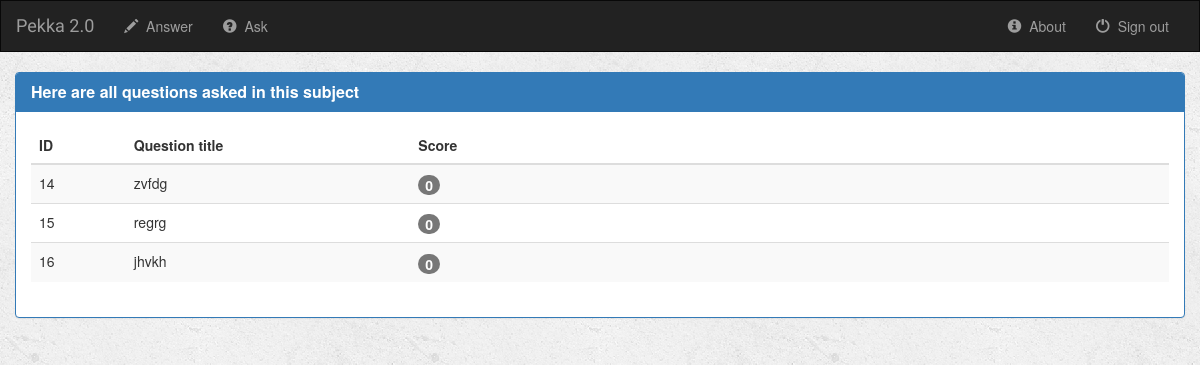
/pekka/TDT4110_a/, run on an earlier commit of the app's database.
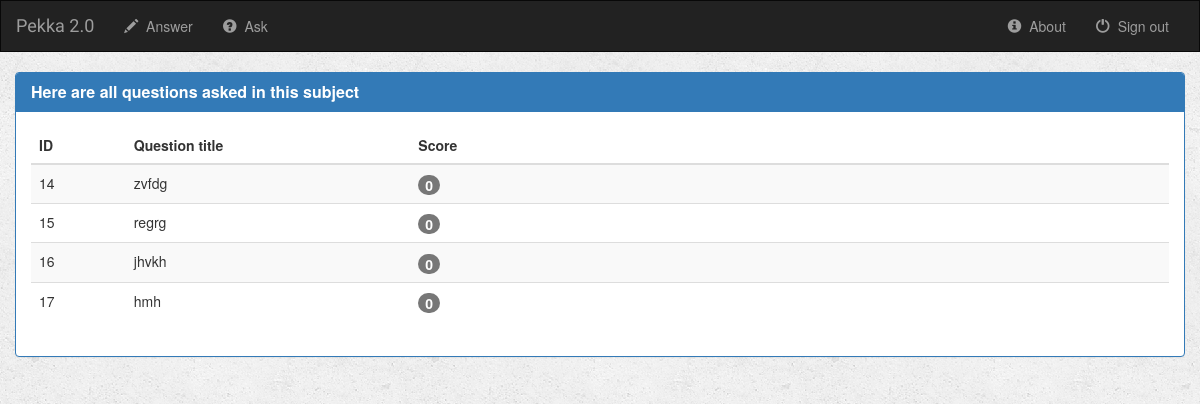
And on a later commit of the database.
### pekka/models.py (models this page shows, shortened)
class Question(models.Model):
    author = models.ForeignKey(User, default=1)
    question_title = models.CharField(max_length=100)
    question_content = models.CharField(max_length=2000)
    is_answered = models.BooleanField(default=False)
    sub_code = models.CharField(max_length=10)
    ask_time = models.DateTimeField(default='2017-4-17T09:21:31+0000')
    def get_score(self):
        up = QuestionVotes.objects.filter(question=self, val=+1)
        down = QuestionVotes.objects.filter(question=self, val=-1)
        res = up.count()-down.count()
        return res

### pekka/views.py (the view)
def course_a(request, sub_code):
    all_questions_with_sub_code = Question.objects.filter(sub_code=sub_code)
    context = {
        'all_questions_with_sub_code': all_questions_with_sub_code,
        'sub_code': sub_code
    }
    return render(request, 'courses/course_a.html', context=context)

### pekka/templates/courses/course_a.html (shortened to what this page needs)
{% extends 'html_pages/base.html' %}
{% block body %}
<div class="container-fluid">
    <div class="row">
        <div class="col-sm-12">
            {% if all_questions_with_sub_code %}
                <div class="panel panel-primary">
                    <div class="panel-heading">
                        <h3 class="panel-title"><b>Here are all questions asked in this subject</b></h3>
                    </div>
                    <div class="panel-body">
                        <table class="table table-striped table-hover">
                            <thead>
                            <tr>
                                <th class="col-sm-1">ID</th>
                                <th class="col-sm-3">Question title</th>
                                <th class="col-sm">Score</th>
                            </tr>
                            </thead>
                            <tbody>
                            {% for question in all_questions_with_sub_code|dictsortreversed:"get_score" %}
                                <tr class="clickable_row" data-href="{% url 'pekka:detail' question.id %}">
                                    <td>{{ question.id }}</td>
                                    <td>{{ question.question_title }}</td>
                                    <td><span class="badge tablebadge" id="tablebadge">{{ question.get_score }}</span></td>
                                </tr>
                            {% endfor %}
                            </tbody>
                        </table>
                    </div>
                </div>
            {% else %}
                <div class="col-sm-4 centerpanel">
                    <div class="alert alert-danger" role="alert" align="center">
                        <p><strong>There are no questions asked in this subject yet</strong></p>
                    </div>
                </div>
            {% endif %}
        </div>
    </div>
</div>
{% endblock %}

### pekka/templates/html_pages/base.html (shortened to what this page needs)
<!DOCTYPE html>
<html lang="en">
    <head>
        {% load staticfiles %}
        <link rel="stylesheet" href="https://maxcdn.bootstrapcdn.com/bootstrap/3.3.6/css/bootstrap.min.css">
        <link rel="stylesheet" type="text/css" href="{% static 'elements/style.css' %}"/>
    </head>
    <body>
        <nav class="navbar navbar-inverse">
            <div class="container-fluid">
                <div class="navbar-header">
                    <a class="navbar-brand" href="{% url 'pekka:ask' %}">Pekka 2.0</a>
                </div>
                <div class="collapse navbar-collapse" id="topNavBar">
                    <ul class="nav navbar-nav">
                        <li class="{% block answer_active %}{% endblock %}"><a href="{% url 'pekka:answer' %}">
                            <span class="glyphicon glyphicon-pencil" aria-hidden="true"></span>&nbsp; Answer</a>
                        </li>
                        <li class="{% block ask_active %}{% endblock %}"><a href="{% url 'pekka:ask' %}">
                            <span class="glyphicon glyphicon-question-sign" aria-hidden="true"></span>&nbsp; Ask</a>
                        </li>
                    </ul>
                    <ul class="nav navbar-nav navbar-right">
                        <li class="{% block about_active %}{% endblock %}"><a href="{% url 'pekka:about' %}">
                                <span class="glyphicon glyphicon-info-sign" aria-hidden="true"></span>&nbsp; About</a>
                        </li>
                        <li><a href="{% url 'pekka:logout_user' %}">
                                <span class="glyphicon glyphicon-off" aria-hidden="true"></span>&nbsp; Sign out</a>
                        </li>
                    </ul>
                </div>
            </div>
        </nav>
        {% block body %}
        {% endblock %}
    </body>
</html>

### pekka/static/elements/style.css (style rules this page uses)
body { background: white url("images/background.png"); }
.navbar { border-radius: 0; }
.navbar-brand { font-family: 'Satisfy', cursive; }
.tablebadge { font-size: 14px; }

What changed in the data, as far as the page shows it:
added Question: id "17", question_title "hmh", get_score "0"
